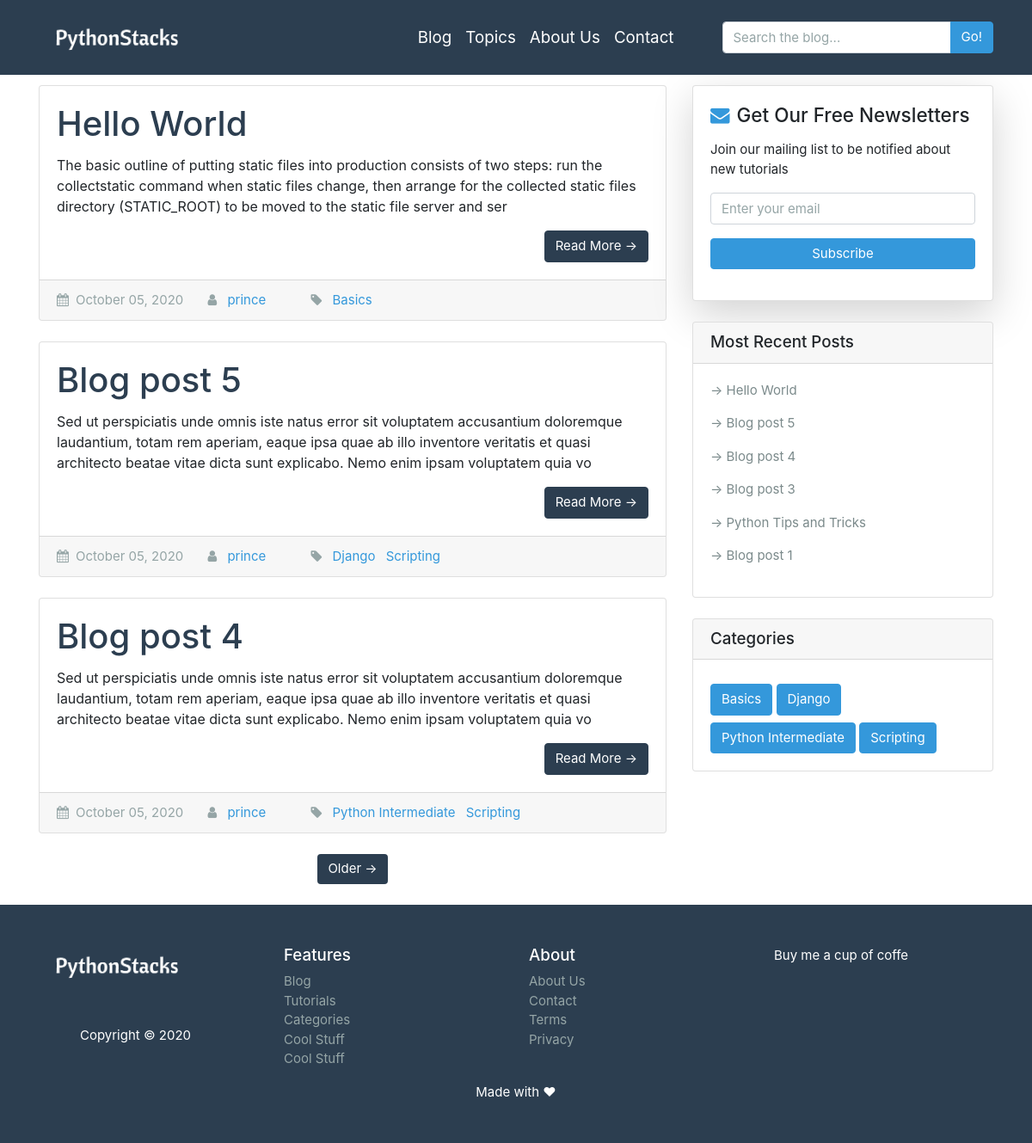
/, run on an earlier commit of the app's database.
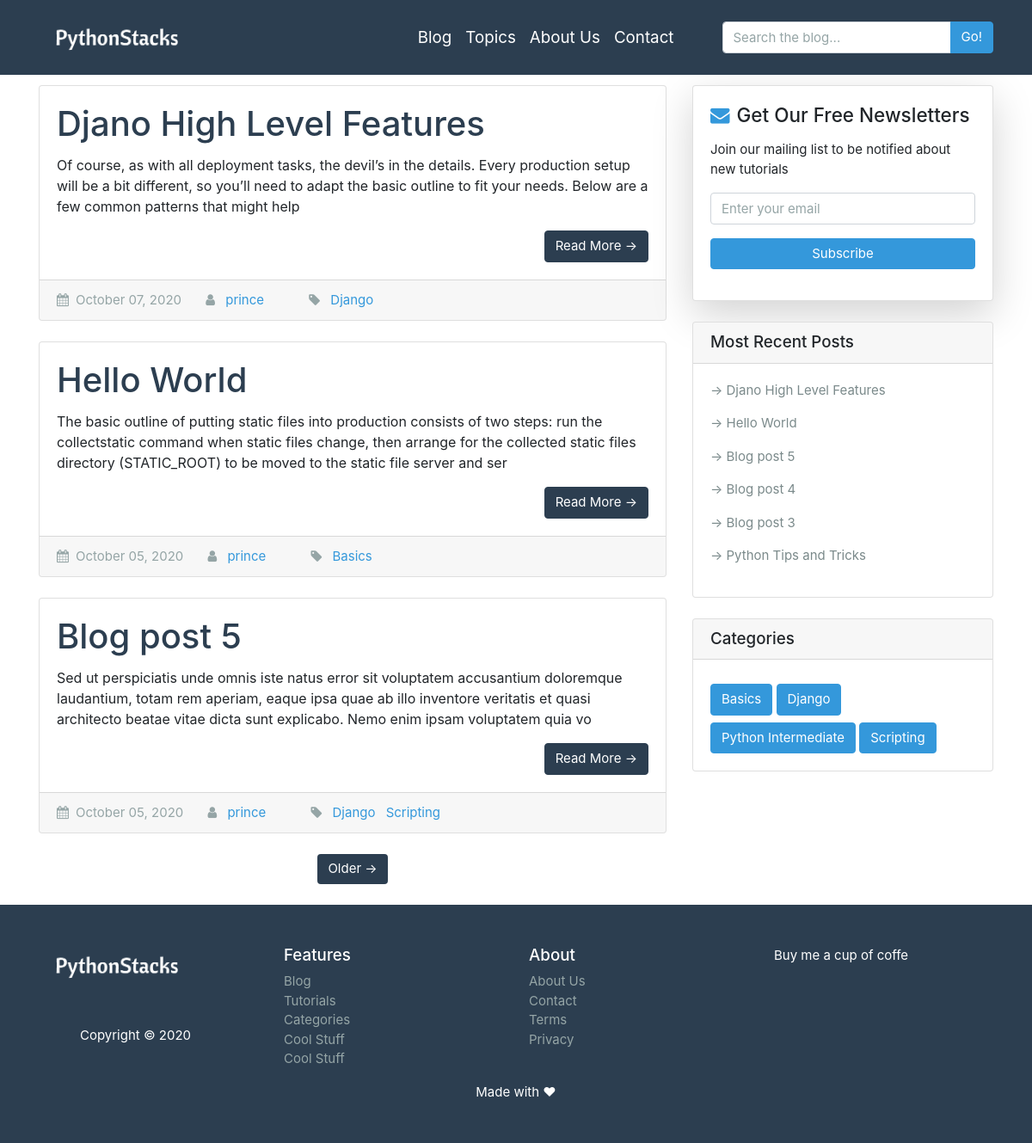
And on a later commit of the database.
### blog/models.py (models this page shows, shortened)
class Post(models.Model):
    title = models.CharField(max_length=200)
    author = models.ForeignKey(Author, on_delete=models.CASCADE)
    image = models.ImageField(upload_to='post_images', blank=True)
    slug = models.SlugField(unique=True)
    overview = models.TextField()
    content = RichTextUploadingField()
    pub_date = models.DateTimeField(auto_now_add=True)
    categories = models.ManyToManyField(Category, related_name='posts')
    featured = models.BooleanField(default=False)
    class Meta:
        ordering = ['-pub_date']

class Author(models.Model):
    user = models.OneToOneField(User, on_delete=models.CASCADE)
    def __str__(self):
        return f"{self.user.username}"

class Category(models.Model):
    tag = models.CharField(max_length=50)
    def __str__(self):
        return f'{self.tag}'

### blog/views.py (the view)
# urls.py: path("", views.index, name='index'),
def index(request):
    posts = Post.objects.filter(featured=True)
    paginator = Paginator(posts, 3)
    page = request.GET.get('page')
    try:
        post_list = paginator.page(page)
    except PageNotAnInteger:
        post_list = paginator.page(1)
    except EmptyPage:
        post_list = paginator.page(paginator.num_pages)
    context = {
        'posts': post_list,
        'categories': categories,
        'recent_posts': recent_posts,
    }
    return render(request, 'blog/index.html', context)

### blog/templates/blog/index.html (shortened to what this page needs)
{% extends "blog/base.html" %}
{% load static %}
{% block content %}
  <div class="container">
    <div class="row">
      <div class="col-md-8 mt-4">
      {% for post in posts %}
        <div class="card mb-4">
          <div class="card-body">
            <a href="{% url 'blog:detail' post.slug %}"><h2 class="card-title text-primary">{{ post.title }}</h2></a>
            <p class="card-text" style="font-size: 16px;">{{ post.overview | safe | slice:":250" }}</p>
            <a href="{% url 'blog:detail' post.slug %}" class="btn btn-primary float-right">Read More &rarr;</a>
          </div>
          <div class="card-footer text-muted">
            <i class="fa fa-calendar mr-2"></i>{{ post.pub_date | date:"F d, Y"}}
            <i class="fa fa-user ml-4 mr-2"></i> <a href="#">{{ post.author }}</a>
            <i class="fa fa-tag ml-5 mr-2"></i>
            {% for cat in post.categories.all %}
              <a class="mr-2" href="{% url 'blog:category' cat.tag %}">{{cat}}</a>
            {% endfor %}
          </div>
        </div>
      {% endfor %}
        {% if posts.has_other_pages %}
        <ul class="pagination justify-content-center mb-4">
          {% if posts.has_next %}
          <li class="page-item">
            <a class="page-link bg-primary" href="?page={{ posts.next_page_number }}">Older &rarr;</a>
          </li>
          {% endif %}
        </ul>
        {% endif %}
      </div>
      {% include 'blog/sidebar.html'%}
    </div>
  </div>
{% endblock content%}

### blog/templates/blog/base.html (shortened to what this page needs)
{% load static %}
<!DOCTYPE html>
<html lang="en">
<head>
  <link href="{% static 'blog/bootstrap.min.css' %}" rel="stylesheet">
  <link rel="stylesheet" href="{% static 'blog/prism/prism.css' %}">
  <link rel="stylesheet" href="https://cdnjs.cloudflare.com/ajax/libs/font-awesome/4.7.0/css/font-awesome.min.css">
</head>
<body>
  <nav class="navbar navbar-expand-lg navbar-dark bg-primary fixed-top">
    <div class="container">
      <a class="navbar-brand" href="{% url 'blog:index' %}"><img class="mr-2" height="45" src="{% static 'blog/images/logo5.png' %}"></a>
      <div class="collapse navbar-collapse" id="navbarResponsive">
        <ul class="navbar-nav ml-auto mr-5">
          <li class="nav-item">
            <a class="nav-link lead" href="{% url 'blog:index' %}"><strong>Blog</strong>
            </a>
          </li>
          <li class="nav-item">
            <a class="nav-link lead" href="{% url 'blog:index' %}"><strong>Topics</strong></a>
          </li>
          <li class="nav-item">
            <a class="nav-link lead" href="{% url 'blog:index' %}"><strong>About Us</strong></a>
          </li>
          <li class="nav-item">
            <a class="nav-link lead" href="{% url 'blog:index' %}"><strong>Contact</strong></a>
          </li>
        </ul>
        <form method="get" action="{% url 'blog:search' %}">
            <div class="input-group">
              <input type="text" class="form-control" name="q" placeholder="Search the blog...">
              <span class="input-group-append">
                <button class="btn btn-info" type="submit">Go!</button>
              </span>
            </div>
        </form>
      </div>
    </div>
  </nav>
{% block content %}
{% endblock %}
  <footer class="py-5 bg-primary">
    <div class="container">
      <div class="row">
        <div class="col-md-3">
          <a href="{% url 'blog:index' %}"><img height="45" src="{% static 'blog/images/logo5.png' %}"></a>
          <p class="mt-5 ml-5 text-white">Copyright &copy; 2020</p>
        </div>
        <div class="col-md-3">
          <h5 class="text-white">Features</h5>
          <ul class="list-unstyled text-small">
            <li><a class="text-muted text-white" href="#">Blog</a></li>
            <li><a class="text-muted text-white" href="#">Tutorials</a></li>
            <li><a class="text-muted text-white" href="#">Categories</a></li>
            <li><a class="text-muted text-white" href="#">Cool Stuff</a></li>
            <li><a class="text-muted text-white" href="#">Cool Stuff</a></li>
          </ul>
        </div>
        <div class="col-md-3">
          <h5 class="text-white">About</h5>
          <ul class="list-unstyled text-small">
            <li><a class="text-muted text-white" href="#">About Us</a></li>
            <li><a class="text-muted text-white" href="#">Contact</a></li>
            <li><a class="text-muted text-white" href="#">Terms</a></li>
            <li><a class="text-muted text-white" href="#">Privacy</a></li>
          </ul>
        </div>
        <div class="col-md-3">
          <p class="text-white">Buy me a cup of coffe</p>
        </div>
      </div>
      <p class="m-0 text-center text-white">Made with &hearts;</p>
    </div>
  </footer>
</body>
</html>

### blog/templates/blog/sidebar.html
<div class="col-md-4">
        <div class="card my-4 shadow-lg">
          <div class="card-body">
            <h4><i class="fa fa-envelope mr-2 text-info"></i>Get Our Free Newsletters</h4>
            <p class="mt-3">Join our mailing list to be notified about new tutorials </p>
            <form method="" action="{% url 'blog:search' %}">
              <div class="form-group">
                <input type="email" class="form-control" name="email" placeholder="Enter your email">
                <button class="btn btn-info btn-block mt-3" type="submit">Subscribe</button>
              </div>
            </form>
          </div>
        </div>
        <div class="card my-4">
          <h5 class="card-header">Most Recent Posts</h5>
          <div class="card-body">
            {% for recent in recent_posts %}
            <p ><a class="text-dark" href="{% url 'blog:detail' recent.slug %}">&rarr; {{ recent.title }}</a></p>
            {% endfor %}
          </div>
        </div>
        <div class="card my-4">
          <h5 class="card-header">Categories</h5>
          <div class="card-body">
            {% for cat in categories %}
              <a class="btn btn-info mt-2" href="{% url 'blog:category' cat.tag %}">{{ cat }}</a>
            {% endfor %}
          </div>
        </div>
</div>

### blog/templates/blog/base.html (style rules this page uses)
body { padding-top: 75px; font-family: -apple-system, BlinkMacSystemFont, 'Segoe UI', Roboto, Oxygen, Ubuntu, Cantarell, 'Open Sans', 'Helvetica Neue', sans-serif; }
a { color: #3498db; }

What changed in the data, as far as the page shows it:
no longer on one of the page's lists (row unchanged): Post: title "Blog post 4", overview "Sed ut perspiciatis unde omnis iste natus error sit voluptatem accusantium doloremque laudantium, totam rem aperiam, eaque ipsa quae ab illo inventore veritatis et quasi architecto beatae vitae dicta sunt explicabo. Nemo enim ipsam voluptatem quia vo", pub_date "October 05, 2020", author "prince"
no longer on this page (row unchanged): Post: title "Blog post 1", shown under "Most Recent Posts"
added Post: title "Djano High Level Features", overview "Of course, as with all deployment tasks, the devil’s in the details. Every production setup will be a bit different, so you’ll need to adapt the basic outline to fit your needs. Below are a few common patterns that might help", pub_date "October 07, 2020", author "prince", Category (tag "Django")
computed for Post "Blog post 4": loses Category (tag "Python Intermediate"); loses Category (tag "Scripting")
